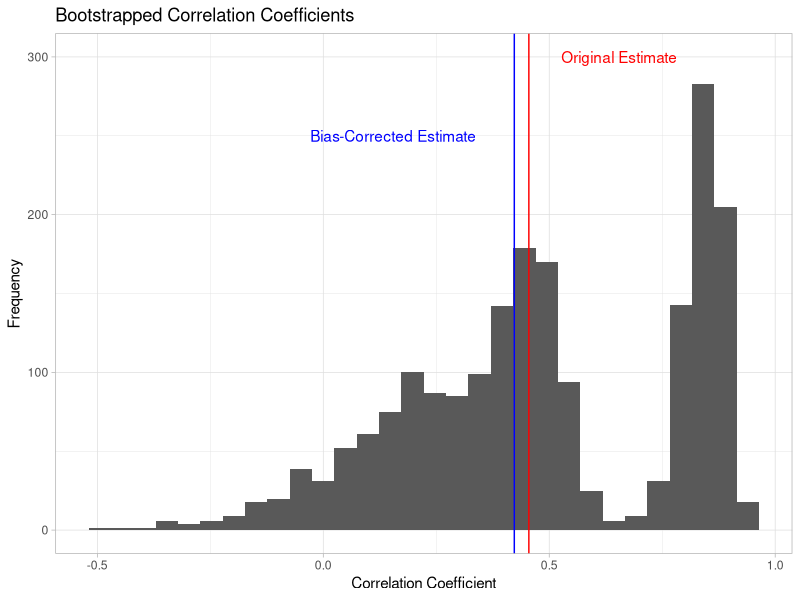
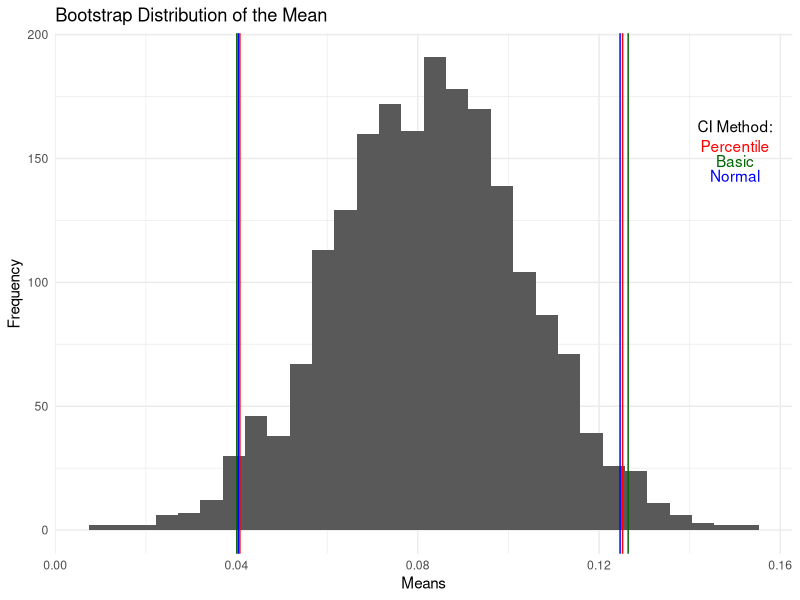

Recreate these plots in R, in order.
# ============================================================================
# Name: Kelli Sugai 
# Date: 5/07/2025
# PHB 228: Statistical Computing
# Homework 5: Bootstrap Methods  
# ============================================================================

# Load required packages
library(ggplot2)
library(MASS)  # For mvrnorm function
library(knitr)
# ----------------------------------------------------------------------------
# PROBLEM 1: BOOTSTRAP BIAS ESTIMATION
# ----------------------------------------------------------------------------

# The bootstrap can be used to estimate bias in statistical estimators. For
# a sample statistic T, the bias is defined as E[T] - ￿, where ￿ is the true
# parameter value.

# a) Implement a function bootstrap_bias() that estimates the bias of
# the correlation coefficient between two variables using the bootstrap.
# Your function should have parameters:
  # • x and y: Two numeric vectors
  # • n_bootstrap: Number of bootstrap samples (default 2000)
  # • return_distribution: Logical indicating whether to return the
  #   bootstrap distribution (default TRUE)

# Function for bootstrap bias estimation. 
bootstrap_bias <- function(x, y, n_bootstrap = 2000, return_distribution = TRUE) 
  {
  # Find Bias = E[T'] - T,
  # Where T = the true correlation, and T' = bootstrapped correlation, 
  # and E[T'] = the average of all the bootstrapped correlations. 
  
  # Find T, the correlation between x and y. 
  realT <- cor(x,y)
  
  # Bootstrap T', a series of correlations, n_bootstrap times. 
  dist <- numeric(n_bootstrap)   # Prepare an object to hold the estimates. 
  for(i in 1:n_bootstrap){
    # Generate random indices. 
    indices <- sample(1:length(x), size = length(x), replace = TRUE)
    
    # Get correlation of x and y at these indices. 
    dist[i] <- cor(x[indices], y[indices])
  }
  
  # Calculate E[T'], the mean of our bootstrapped correlations. 
  distMean <- mean(dist)
  
  # Calculate the bias, E[T'] - T
  bias <- distMean - realT 
  
  # Use bias-corrected estimator, T - 'Bias' to find corrected bias. 
  bias_corrected <- realT - bias
  
  # Get results ready to return. 
  finals <- list(
    original_estimate = realT,
    bootstrap_mean = distMean,
    bias = bias,
    bias_corrected = bias_corrected
  )
  
  # Check if we want to return bootstrap_dist. 
  if(return_distribution == TRUE){
    finals$bootstrap_distribution <- dist
  }
  
  return(finals)
}

# Function implementation. 
set.seed(456) # For reproducibility.
x <- rnorm(30)
y <- rnorm(30)
bootstrap_bias(x, y, return_distribution = FALSE)
# $original_estimate
# [1] -0.2706364

# $bootstrap_mean
# [1] -0.2610255

# $bias
# [1] 0.009610889

# $bias_corrected
# [1] -0.2802473

# b) Generate bivariate data (n = 30) where the true correlation is 0.7, but
# with an outlier that affects the correlation. Apply your function to
# estimate the bias.

set.seed(456) # For reproducibility. 
n <- 30
rho <- 0.7 # True correlation. 

# Generate correlated data. 
sigma <- matrix(c(1, rho, rho, 1), ncol = 2)
xy <- mvrnorm(n-1, mu = c(0, 0), Sigma = sigma) 
  # Simulates 1 sample from the multivariate normal dist, n = 29.  

# Add outlier. 
xy <- rbind(xy, c(3, -3)) # Adds outlier to the n = 30 spot. 
x <- xy[,1] # x = column 1 of simulated bivariate data. 
y <- xy[,2] # y = column 2 of simulated bivariate data.

# Calculate sample correlation. 
sample_cor <- cor(x, y)
cat("Sample correlation:", sample_cor, "\n")
cat("True correlation:", rho, "\n")

# Estimate bias. 
bootstrapped <- bootstrap_bias(x,y, return_distribution =  TRUE)
# $original_estimate
# [1] 0.4548485

# $bootstrap_mean
# [1] 0.4969968

# $bias
# [1] 0.04214826

# $bias_corrected
# [1] 0.4127003

# c) Create a histogram of the bootstrap distribution of the correlation
# coefficient. Mark the original sample correlation and the bias-corrected
# estimate.

# Make data frame of bootstrapped estimates so we can use ggplot. 
df <- data.frame(
  correlation = bootstrapped$bootstrap_distribution
)

# Visualization. 
ggplot(data = df, 
       mapping = aes(x = correlation)) + 
  geom_histogram() + 
  geom_vline(xintercept = bootstrapped$original_estimate, color = "red") + 
  geom_vline(xintercept = bootstrapped$bias_corrected, color = "blue") + 
  labs(title = "Bootstrapped Correlation Coefficients",  
       x = "Correlation Coefficient", 
       y = "Frequency") + 
  annotate(geom = "text", x = bootstrapped$original_estimate + .2, y = 300, 
           label = "Original Estimate", color = "red") + 
  annotate(geom = "text", x = bootstrapped$original_estimate - .3, y = 250,
           label = "Bias-Corrected Estimate", color = "blue") + 
  theme_light()

# d) Discuss the results. Does the bootstrap effectively estimate the bias in
# this case? How does the bias-corrected estimate compare to the true
# correlation?

# Make a table for interpretation. 
interp <- data.frame(
  Measure = c("Real Correlation", "Sample Correlation", "Original Estimate", 
              "Bias-Corrected Estimate"), 
  Estimates = c(rho, sample_cor, bootstrapped$original_estimate, 
                bootstrapped$bias_corrected)
)
kable(interp, 
      caption = "Bootstrap Estimates Compared to Actual Correlation")

# In this case, the bootstrapping severely underestimated the actual correlation. 
# The real correlation = 0.70, but bootstrapping estimated it to be 0.45. 
# The bias-corrected estimate does even worse, estimating 0.42. 
# It did not effectively estimate the bias, as it assumed the estimate was 
# underestimating. The sample correlation was not a good reflection of the true 
# correlation, so bootstrapping compounded this inaccuracy. 

# ----------------------------------------------------------------------------
# PROBLEM 2: BOOTSTRAP CONFIDENCE INTERVALS
# ----------------------------------------------------------------------------

# The file returns.csv contains annual returns data for a portfolio over 50
# years. I don't have the data, so will generate similar. 

set.seed(42)
returns <- rnorm(50, mean = 0.08, sd = 0.12)
returns <- returns + rexp(50, rate = 20) - 0.05

# a) Implement a function bootstrap_mean() that uses the nonparametric
# bootstrap to estimate the standard error and 95% confidence interval
# for the mean annual return. Your function should have parameters:
  # • data: A vector of data values
  # • n_bootstrap: Number of bootstrap samples (default 2000)
  # • ci_type: Type of confidence interval to construct (“percentile”,
  #   “basic”, or “normal”)

# Function for bootstrap confidence intervals. 
bootstrap_mean <- function(data, n_bootstrap = 2000, ci_type = "percentile") {
  # Find original mean. 
  original_mean <- mean(data)
  
  # Make object to hold the bootstrapped means. 
  boot_means = numeric(n_bootstrap)
  
  # Get bootstrapped means, n_bootstrap times. 
  for(i in 1:n_bootstrap){
    sampled <- sample(data, size = length(data), replace = TRUE)
    boot_means[i] <- mean(sampled)
  }
  
  # Get bootstrapped standard error. 
  boot_se <- sd(boot_means)
  
  # Get confidence intervals. 
  alphaLevel <- as.double(0.05)
  ci <- c(NA,NA) 
  
  # Check the input for CI type. 
  if(ci_type == "percentile"){
    ci <- quantile(boot_means, probs = c(alphaLevel/2, 1 - alphaLevel/2))
  }
  
  else if(ci_type == "basic"){
    lowerCI <- 2*original_mean - quantile(boot_means, probs = 1-alphaLevel/2)
    upperCI <- 2*original_mean - quantile(boot_means, probs = alphaLevel/2)
    ci <- c(lowerCI, upperCI)
  }
  
  else if(ci_type == "normal"){
    z <- 1.96
    lowerCI <- original_mean - z*boot_se
    upperCI <- original_mean + z*boot_se
    ci <- c(lowerCI, upperCI)
  }
  
  else{
    return("Error: Please choose one of the following CI types: percentile, 
             basic, or normal.")
    stop()
  }
  
  return(list(
    original_mean = original_mean,
    boot_se = boot_se,
    ci = ci,
    boot_means = boot_means
  ))
}

# b) Apply your function to the returns data using all three CI methods.
# Report and compare the results.

percentileReturn <- bootstrap_mean(returns, ci_type = "percentile")
basicReturn <- bootstrap_mean(returns, ci_type = "basic")
normalReturn <- bootstrap_mean(returns, ci_type = "normal")

# Make comparison table. 
compTable <- data.frame(
  Method = c("Percentile", "Basic", "Normal"),
  Mean = c(percentileReturn$original_mean, basicReturn$original_mean, 
           normalReturn$original_mean), 
  Error = c(percentileReturn$boot_se, basicReturn$boot_se, normalReturn$boot_se),
  Lower = c(percentileReturn$ci[1], basicReturn$ci[1], normalReturn$ci[1]),
  Upper = c(percentileReturn$ci[2], basicReturn$ci[2], normalReturn$ci[2])
)
kable(compTable, 
      caption = "Comparison of CI Bootstrapping Methods")

# c) Create a histogram of the bootstrap distribution of the mean. Add
# vertical lines indicating the three different confidence intervals. 

# Put into a data frame so we can use ggplot. 
bootmeans <- data.frame(means = percentileReturn$boot_means)

# Visualization. 
ggplot(data = bootmeans, 
       mapping = aes(x = means)) + 
  geom_histogram() + 
  geom_vline(xintercept = percentileReturn$ci, color = "red") + 
  geom_vline(xintercept = basicReturn$ci, color = "darkgreen") + 
  geom_vline(xintercept = normalReturn$ci, color = "blue") + 
  labs(title = "Bootstrap Distribution of the Mean", 
       x = "Means", y = "Frequency") + 
  annotate("text", x = 0.15, y = 155, label = "Percentile", color = "red") + 
  annotate("text", x = 0.15, y = 149, label = "Basic", color = "darkgreen") +
  annotate("text", x = 0.15, y = 143, label = "Normal", color = "blue") + 
  annotate("text", x = 0.15, y = 163, label = "CI Method:", color = "black") +
  theme_minimal()

# d) Discuss which confidence interval method you believe is most appropriate 
# for this data and why. 

# For bootstrapping, I believe we should use the percentile method. Both the 
# basic and normal CI methods relied on using the original sample mean in their 
# construction. The percentile method only relied on the bootstrapped means.
# The other two methods both make assumptions about the distribution of the 
# data, which limits their generalization. 

# ----------------------------------------------------------------------------
# PROBLEM 3: REJECTION SAMPLING 
# ----------------------------------------------------------------------------

# a) Implement a rejection sampling algorithm to generate samples from a
# Beta(3,2) distribution using a Uniform(0,1) proposal distribution. 

# Function for rejection sampling from Beta(3,2).
rejection_sample_beta <- function(n, a = 3, b = 2) {
  samples <- numeric(0) # Prepare variable to hold samples. 
  totals <- 0 # To hold total number of tries to make acceptance rate later. 
  
  # Beta(3,2) is f(x), the target distribution 
  fx <- function(x){
    dbeta(x, a, b)
  }
  
  # Uniform(0,1) is g(x), the proposal distribution 
  gx <- function(x){
    dunif(x, 0, 1)
  }
  
  # Calculate maximum. 
  m <- optimize(fx, interval = c(0,1), maximum = TRUE)
  m <- m$objective 
  
  # Iterate until we have accepted n samples. 
  while(length(samples) < n){
    x <- runif(1)
    u <- runif(1)
    totals <- totals + 1 
    
    # Accept x if u <= f(x)/m. 
    if(u <= fx(x)/m){
      samples <- c(samples,x)
    }
  }
  
  # Compute acceptance rate. 
  acceptance_rate <- n/totals 
  
    return(list(
    samples = samples,
    acceptance_rate = acceptance_rate
    ))
}
